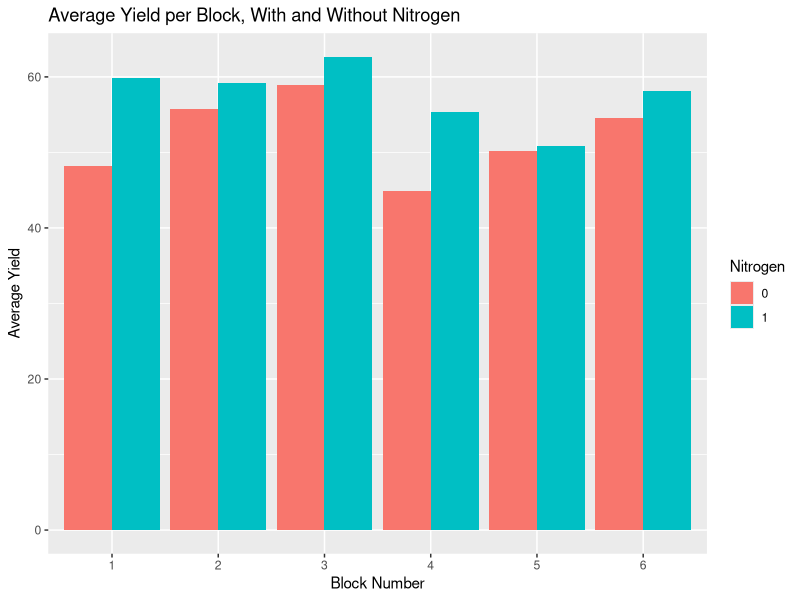
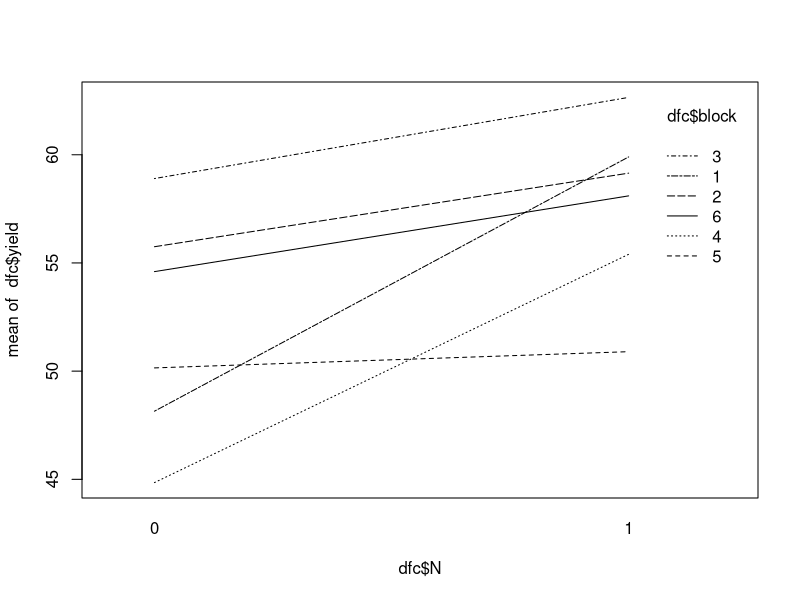
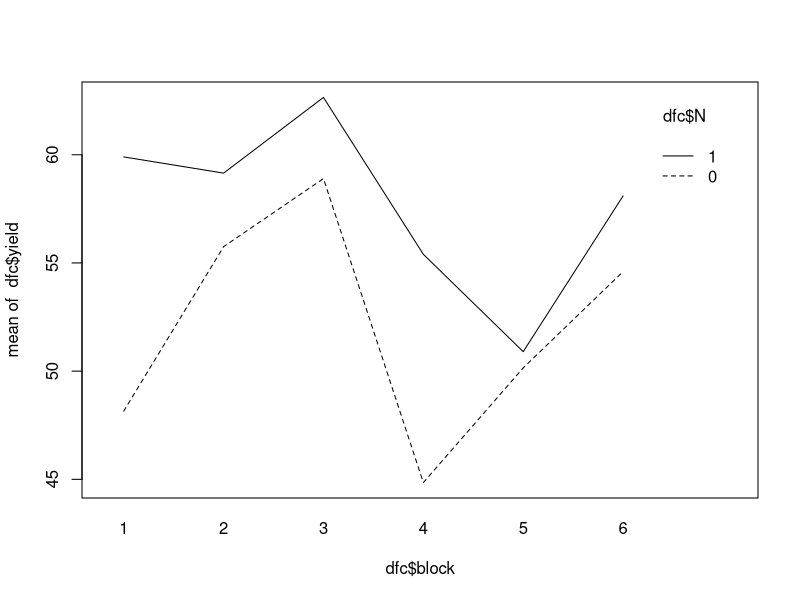
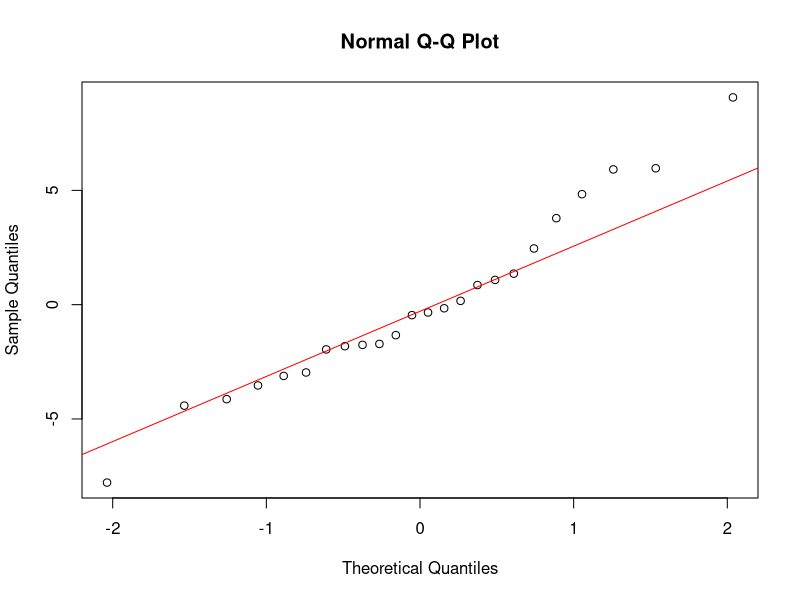
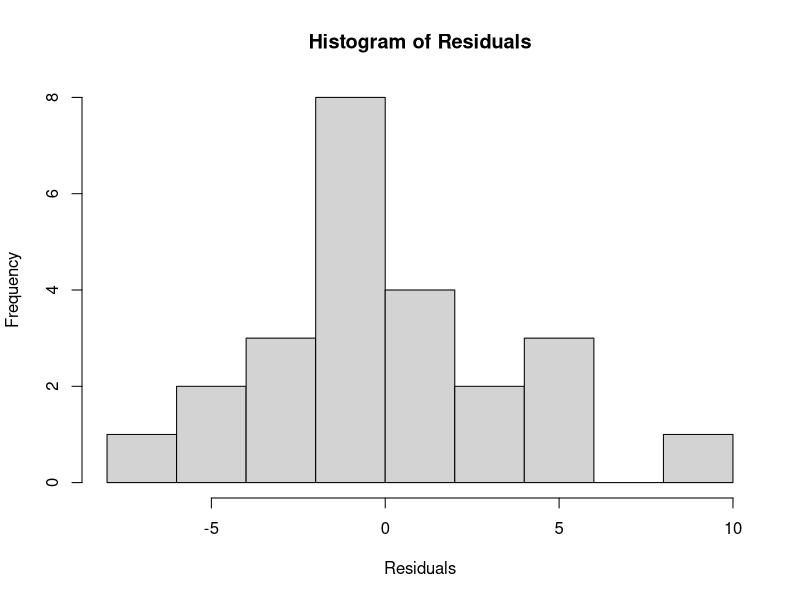
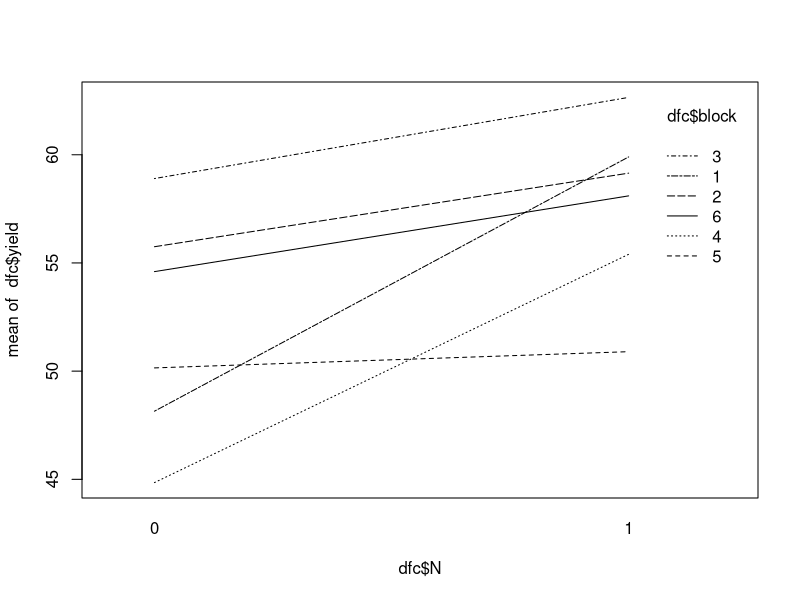
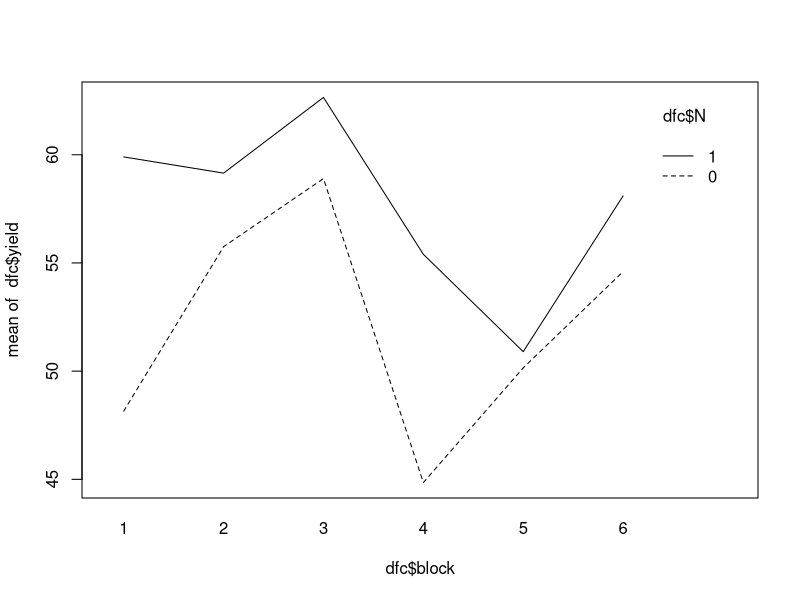

Reproduce these figures in R, in order.
# To access the correct file, import MASS
# install.packages('MASS')
# install.packages('ggplot2')
# install.packages ('dplyr')

# Load the packages and dataset
library(MASS)
library(dplyr)
library(ggplot2)

data(npk)

# START OF 3.a
# The yield is not taking into account due to possible unkown variance/ 
# dependence on factors.
# rewrite to output data similar to the npk set

# Set block and plot dimensions
n_blocks <- 1:6
n_plots <- 4
additives <- c("N", "P", "K")

# Create a list to randomly distribute over blocks
random_distributed <- list()

# Create empty 4x3 (plots x additives) grid as data frame
for (block in n_blocks) {
  blocks <- data.frame(matrix(0, nrow = n_plots, ncol = length(additives)))
  colnames(blocks) <- additives
  
  # Assign 2x 1 in each additive randomly
  for (additive in additives) {
    # Choose a random row
    row <- sample(1:n_plots, 2, replace = FALSE)
    # Insert 1 to signify presence of additive for selected rows
    blocks[row, additive] <- 1
  }
  
  # Save and assign block data
  blocks$Block <- block
  random_distributed[[block]] <- blocks
  
}

random_distributed


# START OF 3.b
# The yield is only (at this moment) possible to be collected from the dataset 
# and cannot be randomized due to unkown variance/ dependencies.

# Group npk data by block and N
grouped_data <- group_by(npk, block, N)

# Calculate the average yield for each group
average_yield_block = summarise(grouped_data, Average_Yield = mean(yield))
# average_yield_block

# Obtain data for each block where N=0 and N=1
absent_nitrogen <- filter(average_yield_block, N==0)
present_nitrogen <- filter(average_yield_block, N==1)

# Plot the average yield
avg_yield_plot <- ggplot(average_yield_block, aes(x = block, y = Average_Yield, fill = N)) + 
  geom_bar(stat = "identity", position = "dodge") +
  labs(x = "Block Number", y = "Average Yield", fill = "Nitrogen") +
  ggtitle("Average Yield per Block, With and Without Nitrogen")

avg_yield_plot

# START OF 3.c

datac <- npk; npk$block <- as.factor(npk$block); npk$N <- as.factor(npk$N)
dfc <- npk[c("block", "N", "yield")]
modelc <- lm(yield ~ block * N, data = dfc); anova(modelc)
interaction.plot(dfc$N,dfc$block,dfc$yield)
interaction.plot(dfc$block,dfc$N,dfc$yield)




# ANOVA (two-way)
# Indpenedent factors: block and N
# response variable: yield
# perform test to check normality

# Interpreting the table
# Df = degrees of freedom
# sum of squares = total var from blocks
# mean sq = sum of squares for block/degrees of freedom
# F value = ratio of variation from block to residual
  # 3.395 times larger than residuals
#Pr(>F) = p-value for if block significant effect on yield (response variable)
  # Less than 0.05 so statistically significant (5% level)

# F value N: larger effect on yield compared to block
# P-value of N is highly significant (1% level)

# residuals sum sq represents variation, unexplainable by block or N

# Both N and p have statistically significant effect, but Nitrogen has a higher 
# effect on yield.

two_way_anova <- aov(yield ~ block + N, data = npk)
summary(two_way_anova)

# Friedman is useful when the hypothesis/assumptions of normality and homogeneity 
# are not met, double check

# Extra, not neccesary?
# analysis of residuals (normality test)
qqnorm((residuals)(two_way_anova))
qqline(residuals(two_way_anova), col = 'red')

# points deviate slightly but more towards the tail

#distribution in histogram (since slight deviation at tail)
hist(residuals(two_way_anova), main = "Histogram of Residuals", xlab = "Residuals", breaks = 10)

# Shapiro Wilk test (since slight deviation at tail)
shapiro.test(residuals(two_way_anova))

# p-value 0.6514 ( greater than 0.05) so does not significantly deviate from normality
# Likely normally distributed

# Tests are met therefore friedman not neccesary
# Fairly normally distributed, passess p-values, all Hypotheses are accepted


# START OF 3.d

#Only main effects, without interaction terms
# assumes no interaction between components 

# Effect of each on yield
model_1 <- aov(yield ~ N + P + K + block, data = npk)
summary(model_1)
#N, K and block have a significant effect on yield
# P has no significant effect so omitted

# Interactions between N, K and block
model_2 <- aov(yield ~ N * K + N * block + K * block, data = npk)
summary(model_2)

# Seems only N really has a significatnt effect, combining models to showcase 
# that is prefered?
# Not everything due to overfitting

# Seems there is no interaction?
# Check

interaction.plot(dfc$N, dfc$block, dfc$yield)
interaction.plot(dfc$block, dfc$N, dfc$yield)

# No interaction overall, possible minor interaction between block an N. 
# p-values where somewhat lower but F-Value significantly lower than other factors

# Critical F-value
qf(1 - 0.05, df1 = 1, df2 = 10)
qf(1 - 0.05, df1 = 5, df2 = 10)

model_3 <- aov(yield ~ N + K + block, data = npk)
summary(model_3)

# START OF 3.e
